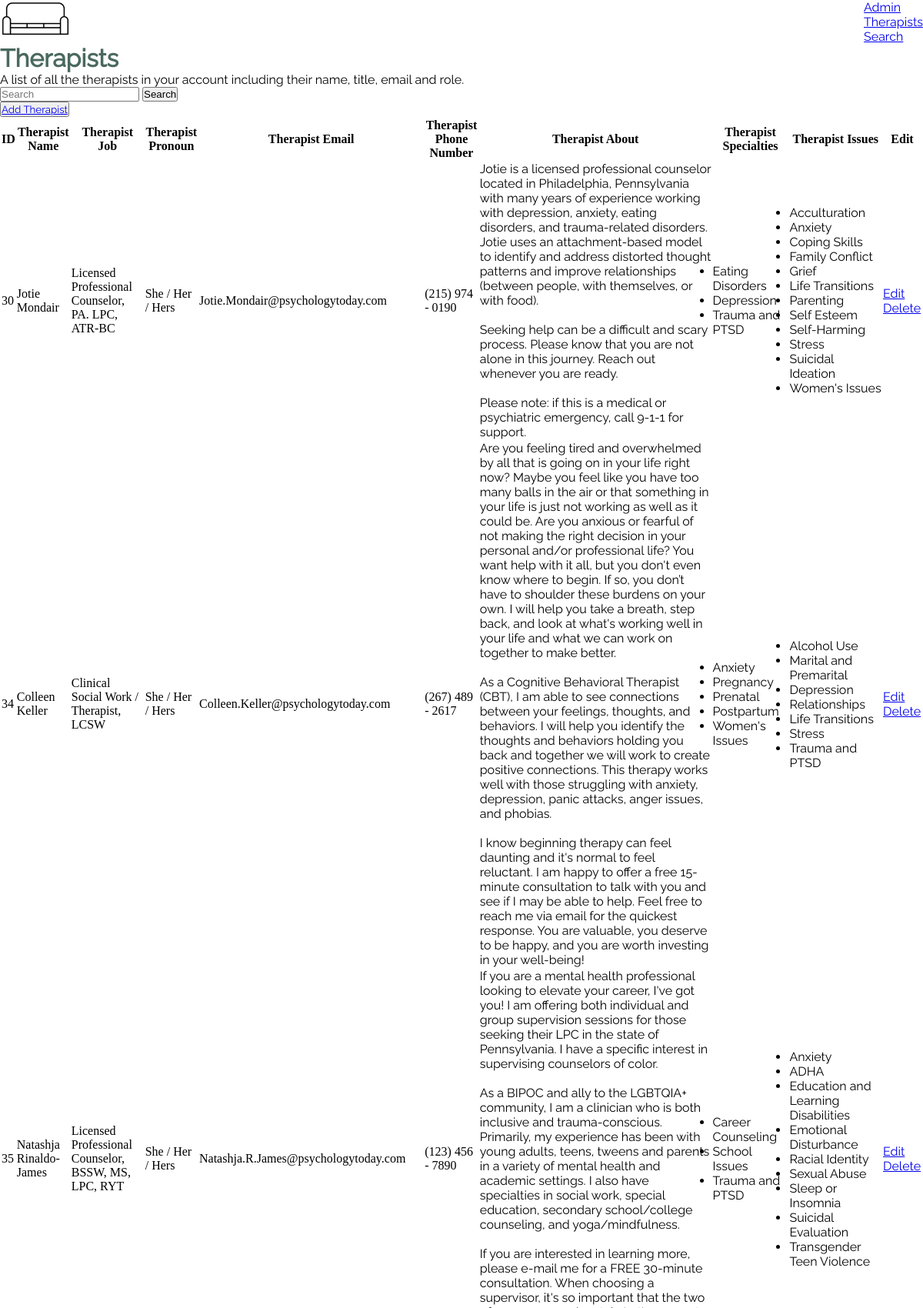
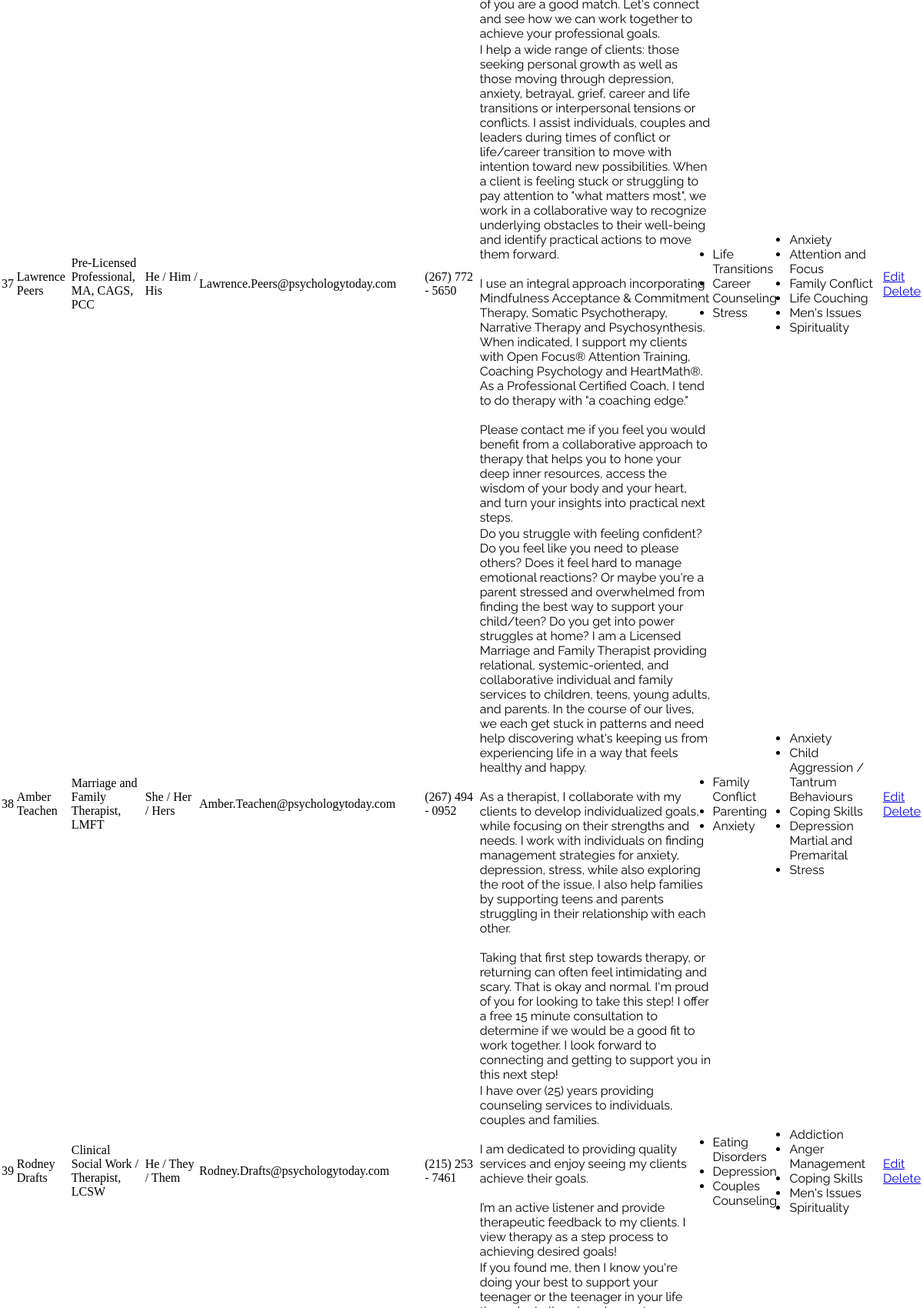
Page /admin/users/index.php (upper part) on the committed database (2 pictures, top to bottom).
### tables this page shows
CREATE TABLE `therapists` (
  `id` int(11) NOT NULL,
  `therapist_name` varchar(255) NOT NULL,
  `therapist_job` varchar(255) NOT NULL,
  `therapist_pronoun` varchar(255) NOT NULL,
  `therapist_email` varchar(255) NOT NULL,
  `therapist_phone` varchar(255) NOT NULL,
  `therapist_about` longtext NOT NULL,
  `therapist_specialties` longtext NOT NULL,
  `therapist_issues` longtext NOT NULL,
  `image_path` varchar(255) NOT NULL
);

### .env.local.php (called while the page is built)
<?php
$APP_CONFIG = [
    'environment' => 'development',
    'site_name' => 'Couch Therapy',
    'site_url' => 'http://localhost:8888/final',
    'database_host' => 'localhost',
    'database_user' => 'root',
    'database_pass' => 'root',
    'database_name' => 'local_idm232_01',
];
?>

### _includes/helper-functions.php (called while the page is built, shortened)
<?php
function site_url()
{
    global $APP_CONFIG;
    return $APP_CONFIG['site_url'];
}

### _includes/therapists-functions.php (called while the page is built, shortened)
<?php
function get_therapists()
{
    global $db_connection;
    $query = 'SELECT * FROM therapists';
    $result = mysqli_query($db_connection, $query);
    return $result;
}
?>

### admin/users/index.php (the view, shortened to what this page needs)
<?php
include_once __DIR__ . '/../../_components/header.php';
$therapists = get_therapists();
?>
<div class="mx-auto my-16 max-w-7xl px-4">
  <div class="px-4 sm:px-6 lg:px-8">
    <div class="sm:flex sm:items-center">
      <div class="sm:flex-auto">
        <h1 class="text-xl font-semibold text-gray-900"> Therapists </h1>
        <p class="mt-2 text-sm text-gray-700">A list of all the therapists in your account including their name, title, email
          and role.</p>
        <form action="<?php echo site_url(); ?>/admin/search" method="GET">
          <input class="border-black border-2"
          type="text"
          name="search"
          id="search"
          placeholder="Search">
          <button type="submit"> Search</button>
        </form>
      </div>
      <div class="mt-4 sm:mt-0 sm:ml-16 sm:flex-none">
        <button type="button"
          class="inline-flex items-center justify-center rounded-md border border-transparent bg-indigo-600 px-4 py-2 text-sm font-medium text-white shadow-sm hover:bg-indigo-700 focus:outline-none focus:ring-2 focus:ring-indigo-500 focus:ring-offset-2 sm:w-auto">
          <a href="<?php echo site_url() . '/admin/users/create.php' ?>">
            Add Therapist</a></button>
      </div>
    </div>
    <table class="table text-white">
      <thead>
        <tr>
          <th scope="col">ID</th>
          <th scope="col">Therapist Name</th>
          <th scope="col">Therapist Job</th>
          <th scope="col">Therapist Pronoun</th>
          <th scope="col">Therapist Email</th>
          <th scope="col">Therapist Phone Number</th>
          <th scope="col">Therapist About</th>
          <th scope="col">Therapist Specialties</th>
          <th scope="col">Therapist Issues</th>
          <th scope="col">
            <span class="sr-only">Edit</span>
          </th>
        </tr>
      </thead>
  <tbody>
    <?php
    $site_url = site_url();
    while ($therapist = mysqli_fetch_array($therapists)) {
        echo "
          <tr>
            <td>{$therapist['id']}</td>
            <td>{$therapist['therapist_name']}</td>
            <td>{$therapist['therapist_job']}</td>
            <td>{$therapist['therapist_pronoun']}</td>
            <td>{$therapist['therapist_email']}</td>
            <td>{$therapist['therapist_phone']}</td>
            <td>{$therapist['therapist_about']}</td>
            <td>{$therapist['therapist_specialties']}</td>
            <td>{$therapist['therapist_issues']}</td>
            <td>
              <a href='{$site_url}/admin/users/edit.php?id={$therapist['id']}'>Edit</a>
              <a href='{$site_url}/admin/therapists/delete.php?id={$therapist['id']}'>Delete</a>
            </td>
          </tr>";
    }
    ?>
  </tbody>
</table>
  </div>
</div>
<?php include_once __DIR__ . '/../../_components/footer.php';?>

### rows in the picture
therapists: id "30", therapist_name "Jotie Mondair", therapist_job "Licensed Professional Counselor, PA. LPC, ATR-BC", therapist_pronoun "She / Her / Hers", therapist_email "Jotie.Mondair@psychologytoday.com", therapist_phone "(215) 974 - 0190", therapist_about "Jotie is a licensed professional counselor located in Philadelphia, Pennsylvania with many years of experience working with depression, anxiety, eating disorders, and trauma-related disorders. Jotie uses an attachment-based model to identify and address distorted thought patterns and improve relationships (between people, with themselves, or with food). Seeking help can be a difficult and scary process. Please know that you are not alone in this journey. Reach out whenever you are ready. Please note: if this is a medical or psychiatric emergency, call 9-1-1 for support.", therapist_specialties "Eating Disorders Depression Trauma and PTSD", therapist_issues "Acculturation Anxiety Coping Skills Family Conflict Grief Life Transitions Parenting Self Esteem Self-Harming Stress Suicidal Ideation Women's Issues"
therapists: id "34", therapist_name "Colleen Keller", therapist_job "Clinical Social Work / Therapist, LCSW", therapist_pronoun "She / Her / Hers", therapist_email "Colleen.Keller@psychologytoday.com", therapist_phone "(267) 489 - 2617", therapist_about "Are you feeling tired and overwhelmed by all that is going on in your life right now? Maybe you feel like you have too many balls in the air or that something in your life is just not working as well as it could be. Are you anxious or fearful of not making the right decision in your personal and/or professional life? You want help with it all, but you don't even know where to begin. If so, you don’t have to shoulder these burdens on your own. I will help you take a breath, step back, and look at what's working well in your life and what we can work on together to make better. As a Cognitive Behavioral Therapist (CBT), I am able to see connections between your feelings, thoughts, and…", therapist_specialties "Anxiety Pregnancy Prenatal Postpartum Women's Issues", therapist_issues "Alcohol Use Marital and Premarital Depression Relationships Life Transitions Stress Trauma and PTSD"
therapists: id "35", therapist_name "Natashja Rinaldo-James", therapist_job "Licensed Professional Counselor, BSSW, MS, LPC, RYT", therapist_pronoun "She / Her / Hers", therapist_email "Natashja.R.James@psychologytoday.com", therapist_phone "(123) 456 - 7890", therapist_about "If you are a mental health professional looking to elevate your career, I've got you! I am offering both individual and group supervision sessions for those seeking their LPC in the state of Pennsylvania. I have a specific interest in supervising counselors of color. As a BIPOC and ally to the LGBTQIA+ community, I am a clinician who is both inclusive and trauma-conscious. Primarily, my experience has been with young adults, teens, tweens and parents in a variety of mental health and academic settings. I also have specialties in social work, special education, secondary school/college counseling, and yoga/mindfulness. If you are interested in learning more, please e-mail me for a FREE…", therapist_specialties "Career Counseling School Issues Trauma and PTSD", therapist_issues "Anxiety ADHA Education and Learning Disabilities Emotional Disturbance Racial Identity Sexual Abuse Sleep or Insomnia Suicidal Evaluation Transgender Teen Violence"
therapists: id "37", therapist_name "Lawrence Peers", therapist_job "Pre-Licensed Professional, MA, CAGS, PCC", therapist_pronoun "He / Him / His", therapist_email "Lawrence.Peers@psychologytoday.com", therapist_phone "(267) 772 - 5650", therapist_about "I help a wide range of clients: those seeking personal growth as well as those moving through depression, anxiety, betrayal, grief, career and life transitions or interpersonal tensions or conflicts. I assist individuals, couples and leaders during times of conflict or life/career transition to move with intention toward new possibilities. When a client is feeling stuck or struggling to pay attention to \"what matters most\", we work in a collaborative way to recognize underlying obstacles to their well-being and identify practical actions to move them forward. I use an integral approach incorporating Mindfulness Acceptance & Commitment Therapy, Somatic Psychotherapy, Narrative Therapy and…", therapist_specialties "Life Transitions Career Counseling Stress", therapist_issues "Anxiety Attention and Focus Family Conflict Life Couching Men's Issues Spirituality"
therapists: id "38", therapist_name "Amber Teachen", therapist_job "Marriage and Family Therapist, LMFT", therapist_pronoun "She / Her / Hers", therapist_email "Amber.Teachen@psychologytoday.com", therapist_phone "(267) 494 - 0952", therapist_about "Do you struggle with feeling confident? Do you feel like you need to please others? Does it feel hard to manage emotional reactions? Or maybe you're a parent stressed and overwhelmed from finding the best way to support your child/teen? Do you get into power struggles at home? I am a Licensed Marriage and Family Therapist providing relational, systemic-oriented, and collaborative individual and family services to children, teens, young adults, and parents. In the course of our lives, we each get stuck in patterns and need help discovering what's keeping us from experiencing life in a way that feels healthy and happy. As a therapist, I collaborate with my clients to develop individualized…", therapist_specialties "Family Conflict Parenting Anxiety", therapist_issues "Anxiety Child Aggression / Tantrum Behaviours Coping Skills Depression Martial and Premarital Stress"
therapists: id "39", therapist_name "Rodney Drafts", therapist_job "Clinical Social Work / Therapist, LCSW", therapist_pronoun "He / They / Them", therapist_email "Rodney.Drafts@psychologytoday.com", therapist_phone "(215) 253 - 7461", therapist_about "I have over (25) years providing counseling services to individuals, couples and families. I am dedicated to providing quality services and enjoy seeing my clients achieve their goals. I’m an active listener and provide therapeutic feedback to my clients. I view therapy as a step process to achieving desired goals!", therapist_specialties "Eating Disorders Depression Couples Counseling", therapist_issues "Addiction Anger Management Coping Skills Men's Issues Spirituality"
